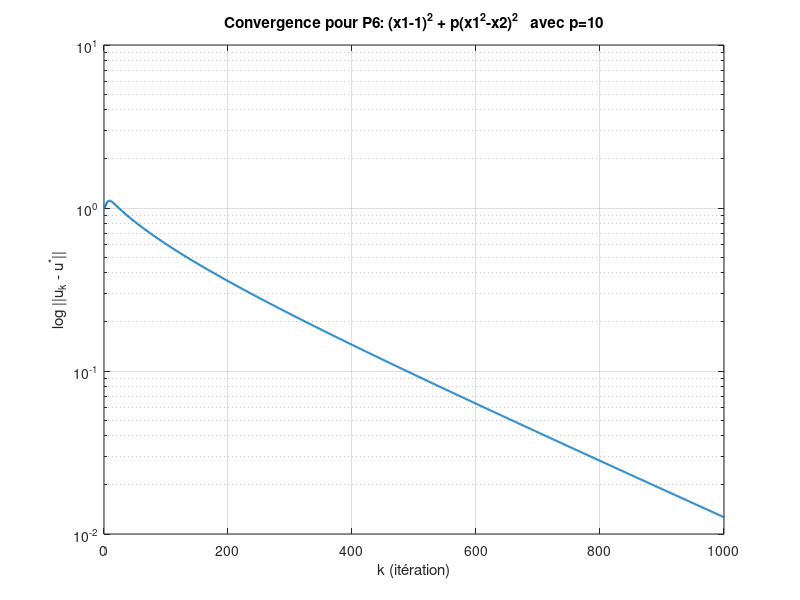

Source code (MATLAB):
%% Problem P6:  f(x1,x2) = (x1-1)^2 + p*(x1^2 - x2)^2

clear; clc;

p = 10;
u0 = [0; 1];
alpha = 0.01;
tol = 1e-6;
maxIter = 1000;

f = @(u) (u(1)-1)^2 + p*(u(1)^2 - u(2))^2;

gradf = @(u) [ 2*(u(1)-1) + 4*p*u(1)*(u(1)^2 - u(2));
              -2*p*(u(1)^2 - u(2)) ];

u_star = [1; 1];
u = u0;

errors = zeros(1, maxIter+1);
errors(1) = norm(u - u_star);

for k = 1:maxIter
    g = gradf(u);
    u = u - alpha*g;
    errors(k+1) = norm(u - u_star);

    if errors(k+1) < tol
        errors = errors(1:k+1);  % truncate
        break;
    end
end

figure;
semilogy(0:length(errors)-1, errors, 'LineWidth', 1.5);
xlabel('k (itération)');
ylabel('log ||u_k - u^*||');
title('Convergence pour P6: (x1-1)^2 + p(x1^2-x2)^2   avec p=10');
grid on;
print('-dpng', '-r300', 'convergence_p6.2.png');

